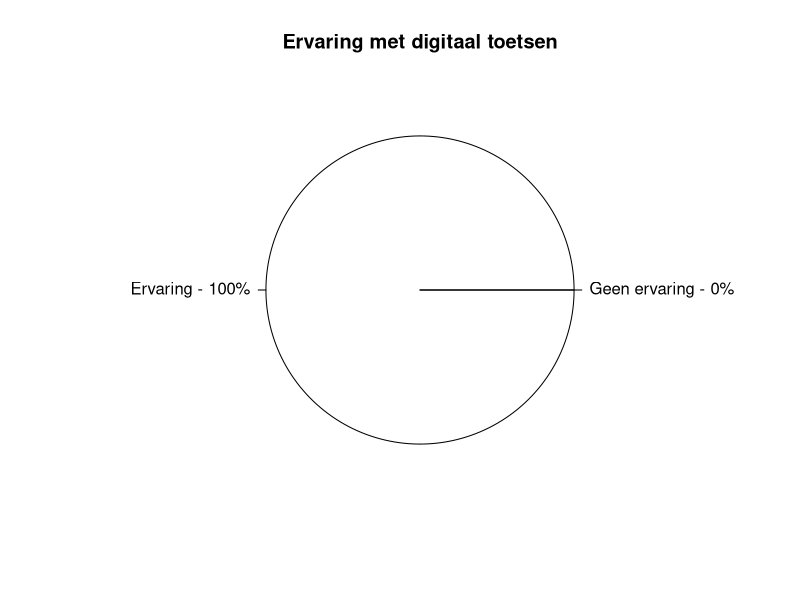

Write R code to recreate this figure. (Note: this script raises an error after producing the figure.)
## ---- chunk 1
knitr::opts_chunk$set(
	echo = FALSE,
	message = FALSE,
	warning = FALSE
)
#
# Created by: B.M. de Haan
# Used to analyse data from a school servey about digital examination
# Github: https://github.com/bas-dehaan/digitoets
#

library(openxlsx)
library(tidyverse)
library(RColorBrewer)
library(grid)
library(gridExtra)

## ---- chunk 2
# Read the exceldata and omit column 1:5 (metadata)
#rawdata = read.xlsx('./raw_test_1.xlsx')[-(1:5)]
#names = c("opleiding", "jaar", "ervaring", paste0("Q",4:26))

# Read the exceldata and omit column 1:6 (metadata)
rawdata = read.xlsx('./raw_test_2.xlsx')[-(1:6)]
names = c("opleiding", "jaar", "ervaring", paste0("Q",4:24))
names(rawdata) = names

# Make the data machine-readable
# Study program names
rawdata$opleiding[rawdata$opleiding == "BML-Research"]          = 1
rawdata$opleiding[rawdata$opleiding == "BML-Diagnostiek"]       = 2
rawdata$opleiding[rawdata$opleiding == "Chemie"]                = 3
rawdata$opleiding[rawdata$opleiding == "Chemische Technologie"] = 4
rawdata$opleiding[rawdata$opleiding == "Bioinformatica"]        = 5
rawdata$opleiding[rawdata$opleiding == "Master Datascience"]    = 6
# Study years
rawdata$jaar[rawdata$jaar == "Leerjaar 1"] = 1
rawdata$jaar[rawdata$jaar == "Leerjaar 2"] = 2
rawdata$jaar[rawdata$jaar == "Leerjaar 3"] = 3
rawdata$jaar[rawdata$jaar == "Leerjaar 4"] = 4
# Experience with digiexamnination
rawdata$ervaring[rawdata$ervaring == "Ja"]  = TRUE
rawdata$ervaring[rawdata$ervaring == "Nee"] = FALSE

## ---- chunk 3
# Filter the replies, to mimic Shinny
input = list(
    opleiding = 1:6,
    jaar = 1:4
)

# Select data according to the input$opleiding and input$jaar selection
dataselect = subset(rawdata, `opleiding` %in% input$opleiding & `jaar` %in% input$jaar)
# Count the number of responses
total_responses = nrow(rawdata)
num_responses = nrow(dataselect)
paste(num_responses, "van de", total_responses, "reacties geselecteerd")

## ---- chunk 4
# Calculate and print the % of experience with digitoetses
exp_w_digitoets = round((nrow(dataselect[dataselect[3] == TRUE, ])/num_responses)*100, 1)
exp_df = data.frame(
    group=c("Ervaring", "Geen ervaring"), 
    value=c(exp_w_digitoets, 100-exp_w_digitoets)
)
pie(exp_df$value,
    labels = paste0(exp_df$group, " - ", exp_df$value, "%"),
    main = "Ervaring met digitaal toetsen"
)

## ---- chunk 5
dataselect = subset(dataselect, subset = `ervaring` == TRUE)


## This whole opperation could most likely be done using a for() loop, but IDK

# Processing of digi-exams
df1 = data.frame(Var1 = 1:10)
        df2 = as.data.frame(table(dataselect[4]))
        
        # Merge the df's
        df_digi = merge(df1, df2, by = "Var1", all.x = TRUE)
        df_digi[is.na(df_digi)] = 0
        df_digi$Var1 = as.factor(df_digi$Var1)
        
        # Compute percentages
        df_digi$fraction = df_digi$Freq / sum(df_digi$Freq)
        # Compute the cumulative percentages (top of each rectangle)
        df_digi$ymax = cumsum(df_digi$fraction)
        # Compute the bottom of each rectangle
        df_digi$ymin = c(0, head(df_digi$ymax, n=-1))
        # Compute label position
        df_digi$labelPosition = (df_digi$ymax + df_digi$ymin) / 2
        # Compute a good label
        df_digi$label = paste0("Score: ", df_digi$Var1, "\n", round(df_digi$fraction*100, 2), "%")
        
        # Make the plot
        p1 = ggplot(df_digi, aes(ymax=ymax, ymin=ymin, xmax=4, xmin=3, fill=Var1)) +
            geom_rect() +
            geom_label( x=3.5, aes(y=labelPosition, label=label), size=2) +
            scale_fill_brewer(palette="RdYlGn") +
            coord_polar(theta="y") +
            xlim(c(2, 4)) +
            theme_void() +
            theme(legend.position = "none")
        

        digiplot = grid.arrange(p1,
                                top=textGrob("Digitaal", vjust=3.5, gp = gpar(cex = 2)),
                                bottom=textGrob(paste("Gemiddelde:", round(colMeans(dataselect[4]), 2)),
                                                vjust = -5
                                )
        )
        
        
        
        # Operation of paper-exams
        df1 = data.frame(Var1 = 1:10)
        df2 = as.data.frame(table(dataselect[5]))
        
        # Merge the df's
        df_paper = merge(df1, df2, by = "Var1", all.x = TRUE)
        df_paper[is.na(df_paper)] = 0
        df_paper$Var1 = as.factor(df_paper$Var1)
        # Compute percentages
        df_paper$fraction = df_paper$Freq / sum(df_paper$Freq)
        # Compute the cumulative percentages (top of each rectangle)
        df_paper$ymax = cumsum(df_paper$fraction)
        # Compute the bottom of each rectangle
        df_paper$ymin = c(0, head(df_paper$ymax, n=-1))
        # Compute label position
        df_paper$labelPosition = (df_paper$ymax + df_paper$ymin) / 2
        # Compute a good label
        df_paper$label = paste0("Score: ", df_paper$Var1, "\n", round(df_paper$fraction*100, 2), "%")
        
        
        
        # Make the plot
        p2 = ggplot(df_paper, aes(ymax=ymax, ymin=ymin, xmax=4, xmin=3, fill=Var1)) +
            geom_rect() +
            geom_label(x=3.5, aes(y=labelPosition, label=label), size=2) +
            scale_fill_brewer(palette="RdYlGn") +
            coord_polar(theta="y") +
            xlim(c(2, 4)) +
            theme_void() +
            theme(legend.position = "none")
        

            paperplot = grid.arrange(p2,
                                top=textGrob("Papier", vjust=3.5, gp = gpar(cex = 2)),
                                bottom=textGrob(paste("Gemiddelde:", round(colMeans(dataselect[4]), 2)),
                                                vjust = -5
                                )
                        )
            
                
        grid.arrange(digiplot, paperplot ,ncol=2)

        
        

## ---- chunk 6
ggplot(dataselect, aes(x=as.factor(Q8), fill=as.factor(Q8)) ) +
    geom_bar( ) +
    scale_fill_brewer(palette="RdYlGn") +
    theme(legend.position="none")

ggplot(dataselect, aes(x=as.factor(Q9), fill=as.factor(Q9)) ) +
    geom_bar( ) +
    scale_fill_brewer(palette="RdYlGn") +
    theme(legend.position="none")


